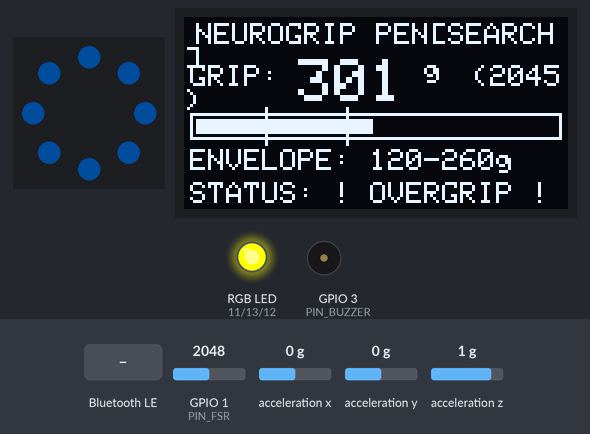
Simulated run of this sketch. Board: ESP32-S3. On the bench: 8 RGB LEDs in a ring, first at the top, clockwise, 128×64 one-colour display, an RGB LED mixed from three pins (HIGH = lit), buzzer (waves = sounding, pin HIGH). Wiring (inferred from the names in the program): MPU-6050 motion sensor at I2C address 0x68. The test bench sets the inputs (shaded band); at power-on: GPIO 1 (PIN_FSR) = 2048, acceleration x 0 g, acceleration y 0 g, acceleration z 1 g. Dim RGB values are drawn brighter than linear; nothing arrives over Bluetooth unless stated; a phone connects over Bluetooth LE 3 s after start; what the sketch prints to the serial monitor is not drawn.

Above: at 0.72 s.
1.3 s: GPIO 1 (PIN_FSR) set to 1831
At 1.57 s:
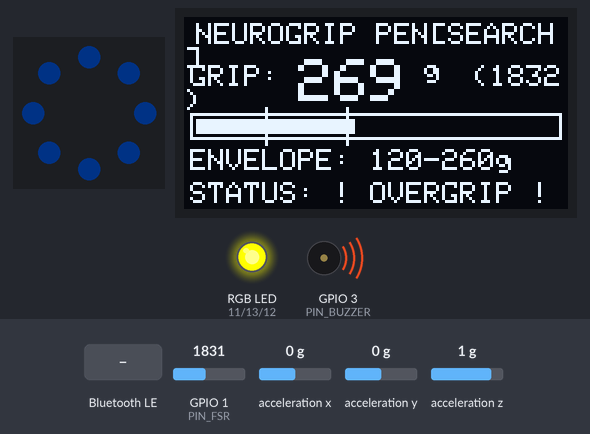
3.0 s: GPIO 1 (PIN_FSR) set to 1722
At 3.8 s:
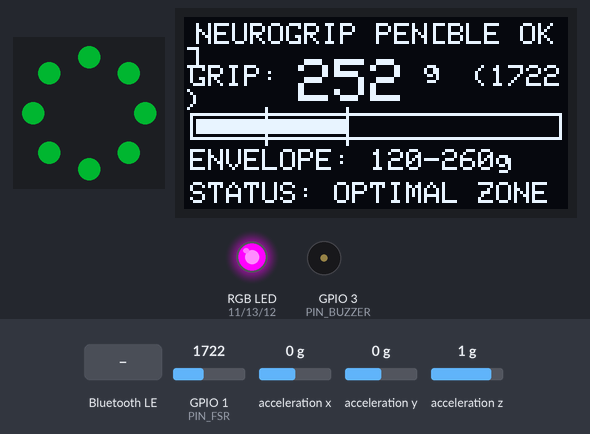
4.7 s: GPIO 1 (PIN_FSR) set to 2866
At 5.12 s:
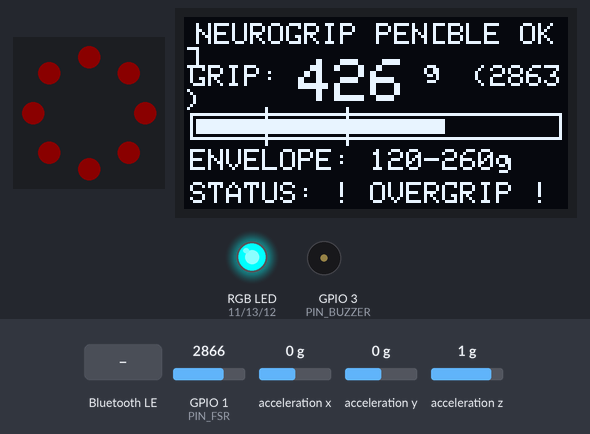
6.4 s: GPIO 1 (PIN_FSR) set to 122
At 7.7 s:
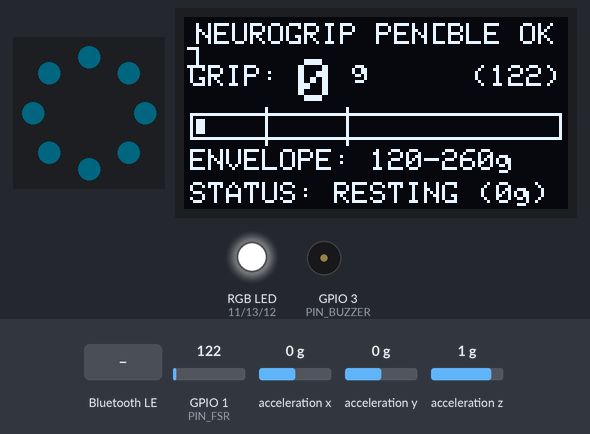
8.3 s: GPIO 1 (PIN_FSR) set to 840
At 9.1 s:
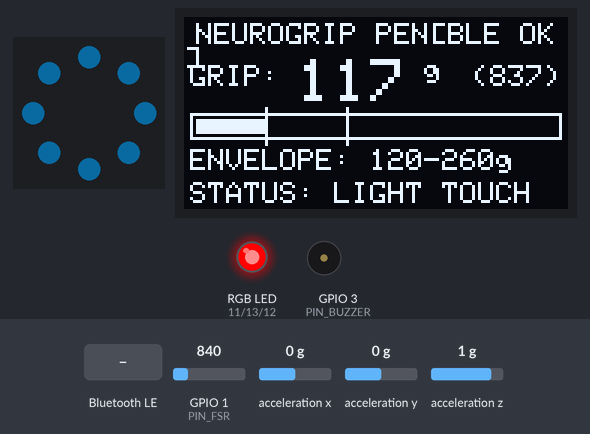
10.1 s: Bluetooth LE write "BUZZ:" received
At 10.6 s:
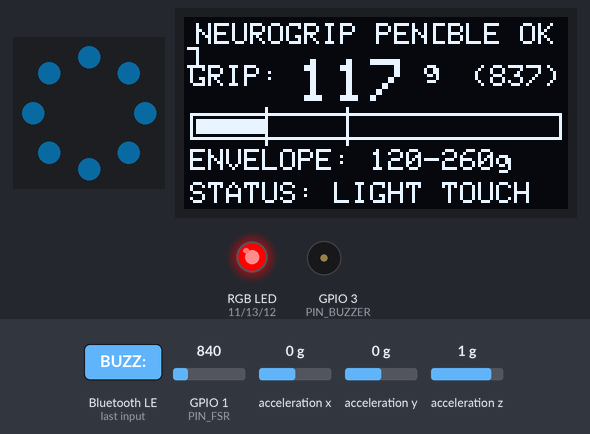
Timing chart, 0 to 12.7 s (numbered marks = the images above; inputs shaded):
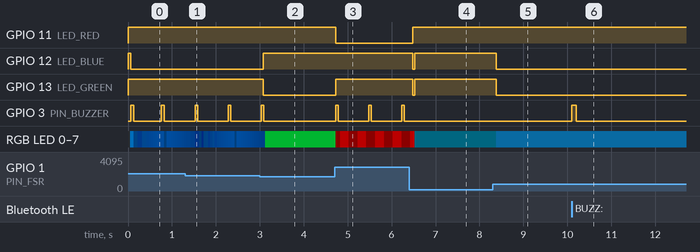

Measured:
- the behaviour switches between 1773 and 1772 on GPIO 1 (PIN_FSR) (found by bisection; images 1 and 2)
- after the input at 3.0 s, GPIO 11 (LED_RED): stays HIGH (without the input it goes to LOW after 0.08 s); GPIO 13 (LED_GREEN): HIGH → LOW after 0.08 s; GPIO 3 (PIN_BUZZER): goes on until 3.1 s, then stays LOW; the display: first differs from a run without the input after 0.13 s (image 2 shows a later state)
- after the input at 4.7 s, GPIO 11 (LED_RED): HIGH → LOW at once; GPIO 13 (LED_GREEN): LOW → HIGH at once; GPIO 3 (PIN_BUZZER): alternates HIGH for 0.05 s and LOW for 0.70 s, starting at once; RGB LED 0–7: RGB(0, 65, 17) → RGB(11, 0, 0) at once, then repeats every 0.40 s: RGB(75, 0, 0) 0.20 s, RGB(11, 0, 0) 0.20 s
- after the input at 6.4 s, GPIO 11 (LED_RED): LOW → HIGH after 0.08 s; GPIO 12 (LED_BLUE), GPIO 13 (LED_GREEN): HIGH → LOW after 0.08 s, → HIGH 0.05 s later; GPIO 3 (PIN_BUZZER): stops changing and stays LOW; the display: first differs from a run without the input after 0.13 s (image 4 shows a later state)
- after the input at 8.3 s, GPIO 12 (LED_BLUE), GPIO 13 (LED_GREEN): HIGH → LOW after 0.08 s; RGB LED 0–7: RGB(0, 4, 5) → RGB(2, 23, 35) after 0.08 s
- after the input at 10.1 s, GPIO 3 (PIN_BUZZER): LOW → HIGH at once, → LOW 0.10 s later
- by itself, GPIO 3 (PIN_BUZZER): alternates HIGH for 0.06 s and LOW for 0.70 s

The sketch:

NeuroGrip_Pen_BLE.ino
```cpp
/*
 * =====================================================================
 * NEUROGRIP SMART PEN - HIGH-PERFORMANCE FIRMWARE
 * Board: Seeed Studio XIAO nRF52840 Sense
 * Peripherals:
 *   - Interlink FSR 402 on Analog Pin A0 (12-bit ADC: 0 - 4095)
 *   - InvenSense MPU-6050 (GY-521) on I2C (SDA=D4, SCL=D5) @ 0x68
 *   - SSD1306 0.96" OLED Display on I2C (SDA=D4, SCL=D5) @ 0x3C
 *   - WS2812B 8-LED NeoPixel Ring on Digital Pin D1
 *   - Onboard Multi-Color RGB LED (Pins 12, 13, 14)
 *   - Tactile Haptic / Piezo Buzzer on D2 (mirrored to D0)
 * BLE Protocol:
 *   - Device Name: "NeuroGrip_Pen"
 *   - Service UUID: 19B10000-E8F2-537E-4F6C-D104768A1214
 *   - Data Char (Notify): 19B10001-E8F2-537E-4F6C-D104768A1214 (P:<fsr>,T:<tremor>)
 *   - Cmd Char (Write):   19B10002-E8F2-537E-4F6C-D104768A1214 (CMD:THRESH:<min>,<max>)
 *
 * Performance Architecture:
 *   - Non-blocking multi-rate scheduler (Sensor: 50Hz, BLE: 25Hz, OLED: 10Hz, RGB: 20Hz)
 *   - Zero blocking delay() calls; non-blocking millis() haptic timing
 *   - Continuous BLE.poll() for zero-latency bidirectional transmission
 *   - Fast 400 kHz I2C clock
 * =====================================================================
 */

#include <ArduinoBLE.h>
#include <Wire.h>
#include <Adafruit_GFX.h>
#include <Adafruit_SSD1306.h>
#include <Adafruit_NeoPixel.h>

// Hardware Pin Definitions
#define PIN_FSR           A0
#define PIN_BUZZER        D2
#define RING_PIN          D1
#define NUM_PIXELS        8

#ifndef LED_RED
#define LED_RED           11
#endif
#ifndef LED_GREEN
#define LED_GREEN         13
#endif
#ifndef LED_BLUE
#define LED_BLUE          12
#endif

// I2C Addresses
#define MPU6050_ADDR      0x68
#define OLED_ADDR         0x3C
#define SCREEN_WIDTH      128
#define SCREEN_HEIGHT     64
#define OLED_RESET        -1

// Peripheral Objects
Adafruit_SSD1306 display(SCREEN_WIDTH, SCREEN_HEIGHT, &Wire, OLED_RESET);
Adafruit_NeoPixel ring(NUM_PIXELS, RING_PIN, NEO_GRB + NEO_KHZ800);

bool oledAvailable = false;
bool mpuAvailable = false;

// BLE Service & Characteristics
#define BLE_SERVICE_UUID    "19B10000-E8F2-537E-4F6C-D104768A1214"
#define BLE_DATA_CHAR_UUID  "19B10001-E8F2-537E-4F6C-D104768A1214"
#define BLE_CMD_CHAR_UUID   "19B10002-E8F2-537E-4F6C-D104768A1214"

BLEService neuroGripService(BLE_SERVICE_UUID);
BLEStringCharacteristic dataChar(BLE_DATA_CHAR_UUID, BLERead | BLENotify, 64);
BLEStringCharacteristic cmdChar(BLE_CMD_CHAR_UUID, BLEWrite, 32);

// Filter & Sensor Variables
int rawFSR = 0;
int filteredFSR = 0;
int16_t ax = 0, ay = 0, az = 0;
int16_t gx = 0, gy = 0, gz = 0;
int prevAx = 0, prevAy = 0, prevAz = 0;
int tremorMagnitude = 0;
const int TREMOR_ALERT_THRESHOLD = 5000;

// Dynamic Personalized Threshold Limits (Configurable via BLE from companion app)
int minPinchGrams = 120;          // Default lower safe pinch limit in grams
int maxPinchGrams = 260;          // Default upper safe pinch limit in grams
int minPinchAdcThreshold = 800;   // Corresponding 12-bit ADC threshold
int maxPinchAdcThreshold = 3400;  // Corresponding 12-bit ADC threshold

inline int gramsToAdc(int g) {
  if (g <= 20) return 200;
  long adc = 200 + ((long)(g - 20) * (4000 - 200)) / (600 - 20);
  return (int)constrain(adc, 200, 4000);
}

inline int adcToGrams(int adc) {
  if (adc <= 200) return 0;
  long g = 20 + ((long)(adc - 200) * (600 - 20)) / (4000 - 200);
  return (int)constrain(g, 0, 850);
}

// Non-blocking Timing Variables
unsigned long now = 0;
unsigned long lastSensorSampleTime = 0;
const unsigned long SENSOR_INTERVAL_MS = 10; // 100 Hz high-speed sensor sampling

unsigned long lastBleSendTime = 0;
const unsigned long BLE_SEND_INTERVAL_MS = 12; // ~83 Hz ultra-fast millisecond BLE streaming

unsigned long lastOledUpdateTime = 0;
const unsigned long OLED_INTERVAL_MS = 100; // 10 Hz smooth visual refresh

unsigned long lastRgbUpdateTime = 0;
const unsigned long RGB_INTERVAL_MS = 50; // 20 Hz lighting animation

// Non-blocking Buzzer / Haptics State Machine
unsigned long buzzerOffTime = 0;
unsigned long lastHapticAlertTime = 0;
const unsigned long HAPTIC_COOLDOWN_MS = 750;

// Pulse / Breathing Animation Phase
uint8_t animPhase = 0;

void triggerBuzzerNonBlocking(int durationMs) {
  digitalWrite(PIN_BUZZER, HIGH);
  buzzerOffTime = millis() + durationMs;
}

void updateBuzzerState() {
  if (buzzerOffTime > 0 && millis() >= buzzerOffTime) {
    digitalWrite(PIN_BUZZER, LOW);
    buzzerOffTime = 0;
  }
}

// Onboard RGB LED helper (active low on XIAO nRF52840)
void setOnboardRGB(bool r, bool g, bool b) {
  digitalWrite(LED_RED, r ? LOW : HIGH);
  digitalWrite(LED_GREEN, g ? LOW : HIGH);
  digitalWrite(LED_BLUE, b ? LOW : HIGH);
}

void setupMPU6050() {
  Wire.beginTransmission(MPU6050_ADDR);
  Wire.write(0x6B); // PWR_MGMT_1 register
  Wire.write(0x00); // Wake up MPU-6050
  byte err = Wire.endTransmission(true);
  mpuAvailable = (err == 0);
  if (mpuAvailable) {
    Serial.println("[OK] MPU-6050 IMU initialized.");
  } else {
    Serial.println("[WARN] MPU-6050 not responding; continuing without IMU.");
  }
}

void readMPU6050() {
  if (!mpuAvailable) {
    tremorMagnitude = 0;
    return;
  }

  Wire.beginTransmission(MPU6050_ADDR);
  Wire.write(0x3B); // Accelerometer register start
  if (Wire.endTransmission(false) != 0) return;

  if (Wire.requestFrom((uint8_t)MPU6050_ADDR, (size_t)6, true) == 6) {
    ax = (Wire.read() << 8) | Wire.read();
    ay = (Wire.read() << 8) | Wire.read();
    az = (Wire.read() << 8) | Wire.read();

    // High-pass differential vector magnitude for involuntary tremor
    int dX = abs(ax - prevAx);
    int dY = abs(ay - prevAy);
    int dZ = abs(az - prevAz);
    int instantTremor = (int)(sqrt((long)dX * dX + (long)dY * dY + (long)dZ * dZ));

    // Smooth tremor with EWMA filter
    tremorMagnitude = (tremorMagnitude * 3 + instantTremor) / 4;

    prevAx = ax;
    prevAy = ay;
    prevAz = az;
  }
}

void updateOLED(bool bleConnected) {
  if (!oledAvailable) return;

  display.clearDisplay();

  // 1. Header Line: Device Title & Connection Indicator
  display.setTextColor(SSD1306_WHITE);
  display.setTextSize(1);
  display.setCursor(4, 2);
  display.print("NEUROGRIP PEN");

  display.setCursor(82, 2);
  if (bleConnected) {
    display.print("[BLE OK]");
  } else {
    display.print("[SEARCH]");
  }

  // 2. Real-Time Force Readout
  display.setTextColor(SSD1306_WHITE);
  display.setTextSize(1);
  display.setCursor(2, 16);
  display.print("GRIP: ");

  // Simple approx grams for on-screen read (assuming calibrated curve)
  int displayGrams = 0;
  if (filteredFSR > 200) {
    displayGrams = (int)map(filteredFSR, 200, 4000, 20, 600);
  }
  display.setTextSize(2);
  display.setCursor(38, 14);
  display.print(displayGrams);
  display.setTextSize(1);
  display.print(" g");

  display.setCursor(96, 16);
  display.print("(");
  display.print(filteredFSR);
  display.print(")");

  // 3. Dynamic Progress / Envelope Bar
  display.drawRect(2, 32, 124, 9, SSD1306_WHITE);

  // Fill current force
  int fillWidth = map(constrain(filteredFSR, 0, 4095), 0, 4095, 0, 120);
  if (fillWidth > 0) {
    display.fillRect(4, 34, fillWidth, 5, SSD1306_WHITE);
  }

  // Draw personalized safe window tick marks
  int minTick = map(constrain(minPinchAdcThreshold, 0, 4095), 0, 4095, 2, 124);
  int maxTick = map(constrain(maxPinchAdcThreshold, 0, 4095), 0, 4095, 2, 124);
  display.drawLine(minTick, 30, minTick, 42, SSD1306_WHITE);
  display.drawLine(maxTick, 30, maxTick, 42, SSD1306_WHITE);

  // 4. Personalized Limits Display in Grams
  display.setCursor(2, 44);
  display.print("ENVELOPE: ");
  display.print(minPinchGrams);
  display.print("-");
  display.print(maxPinchGrams);
  display.print("g");

  // 5. Biofeedback Status Line
  display.setCursor(2, 55);
  if (filteredFSR > maxPinchAdcThreshold) {
    display.print("STATUS: ! OVERGRIP !");
  } else if (filteredFSR >= minPinchAdcThreshold) {
    display.print("STATUS: OPTIMAL ZONE");
  } else if (filteredFSR > 200) {
    display.print("STATUS: LIGHT TOUCH");
  } else {
    display.print("STATUS: RESTING (0g)");
  }

  display.display();
}

void updateRGB(bool bleConnected) {
  animPhase = (animPhase + 8) & 255;

  if (!bleConnected) {
    // BLE Advertising / Searching: Gentle pulsing Cyan/Blue breathing
    uint8_t brightness = (animPhase > 128) ? (255 - animPhase) * 2 : animPhase * 2;
    uint8_t scaledB = map(brightness, 0, 255, 15, 120);
    for (int i = 0; i < NUM_PIXELS; i++) {
      ring.setPixelColor(i, ring.Color(0, scaledB / 2, scaledB));
    }
    ring.show();
    setOnboardRGB(false, false, true); // Blue on
    return;
  }

  // BLE Connected Biofeedback States:
  if (filteredFSR > maxPinchAdcThreshold) {
    // Excessive Pinch Force (> maxThreshold): Rapid pulsing Crimson Red Alert!
    uint8_t rVal = (animPhase % 64 < 32) ? 255 : 40;
    for (int i = 0; i < NUM_PIXELS; i++) {
      ring.setPixelColor(i, ring.Color(rVal, 0, 0));
    }
    ring.show();
    setOnboardRGB(true, false, false); // Bright Red
  } else if (filteredFSR >= minPinchAdcThreshold) {
    // Safe / Optimal Grip Zone: Soothing Solid Emerald Green
    for (int i = 0; i < NUM_PIXELS; i++) {
      ring.setPixelColor(i, ring.Color(0, 220, 60));
    }
    ring.show();
    setOnboardRGB(false, true, false); // Green
  } else if (filteredFSR > (minPinchAdcThreshold / 2)) {
    // Light contact / approaching safe zone: Soft Cyan / Amber
    for (int i = 0; i < NUM_PIXELS; i++) {
      ring.setPixelColor(i, ring.Color(10, 80, 120));
    }
    ring.show();
    setOnboardRGB(false, true, true); // Cyan
  } else {
    // Resting (Pen idle or lifted): Soft dim teal
    for (int i = 0; i < NUM_PIXELS; i++) {
      ring.setPixelColor(i, ring.Color(0, 15, 20));
    }
    ring.show();
    setOnboardRGB(false, false, false); // Off
  }
}

void handleIncomingBleCommands() {
  if (cmdChar.written()) {
    String cmd = cmdChar.value();
    Serial.print("[BLE CMD RX] ");
    Serial.println(cmd);

    if (cmd.startsWith("BUZZ:")) {
      int dur = cmd.substring(5).toInt();
      triggerBuzzerNonBlocking(dur > 0 ? dur : 100);
    } else if (cmd.startsWith("CMD:THRESH:") || cmd.startsWith("SET:LIMIT:") || cmd.startsWith("CMD:GRAMS:")) {
      int colonIdx = cmd.lastIndexOf(':');
      String valStr = cmd.substring(colonIdx + 1);
      int commaIdx = valStr.indexOf(',');
      int newMin = 0, newMax = 0;
      if (commaIdx > 0) {
        newMin = valStr.substring(0, commaIdx).toInt();
        newMax = valStr.substring(commaIdx + 1).toInt();
      } else {
        newMax = valStr.toInt();
      }

      // If incoming values are in grams (<= 850g)
      if (newMax > 0 && newMax <= 850) {
        if (newMin > 0 && newMin < newMax) {
          minPinchGrams = newMin;
        }
        maxPinchGrams = newMax;
        minPinchAdcThreshold = gramsToAdc(minPinchGrams);
        maxPinchAdcThreshold = gramsToAdc(maxPinchGrams);
      } else if (newMax > 850) {
        // Incoming values are in raw ADC counts
        if (newMin > 0) minPinchAdcThreshold = newMin;
        maxPinchAdcThreshold = newMax;
        minPinchGrams = adcToGrams(minPinchAdcThreshold);
        maxPinchGrams = adcToGrams(maxPinchAdcThreshold);
      }

      // Haptic confirmation chirp
      triggerBuzzerNonBlocking(60);
      char logBuf[96];
      snprintf(logBuf, sizeof(logBuf), "[OK] Personalized Limits Synced: %d-%dg (ADC: %d-%d)\r\n",
               minPinchGrams, maxPinchGrams, minPinchAdcThreshold, maxPinchAdcThreshold);
      Serial.print(logBuf);
    }
  }
}

void setup() {
  Serial.begin(115200);

  // Buzzer output
  pinMode(PIN_BUZZER, OUTPUT);
  digitalWrite(PIN_BUZZER, LOW);

  // Onboard RGB outputs
  pinMode(LED_RED, OUTPUT);
  pinMode(LED_GREEN, OUTPUT);
  pinMode(LED_BLUE, OUTPUT);
  setOnboardRGB(false, false, false);

  // Initialize Fast 400kHz I2C Bus
  Wire.begin();
  Wire.setClock(400000);

  // Initialize WS2812B RGB Ring
  ring.begin();
  ring.setBrightness(75);
  for (int i = 0; i < NUM_PIXELS; i++) {
    ring.setPixelColor(i, ring.Color(0, 150, 255)); // Initial Cyan test
  }
  ring.show();

  // Initialize SSD1306 OLED Display
  if (display.begin(SSD1306_SWITCHCAPVCC, OLED_ADDR)) {
    oledAvailable = true;
    display.clearDisplay();
    display.setTextColor(SSD1306_WHITE);
    display.setTextSize(1);
    display.setCursor(16, 12);
    display.println("NEUROGRIP PEN");
    display.setCursor(20, 28);
    display.println("SYSTEM READY");
    display.setCursor(14, 44);
    display.println("FAST 25Hz BLE");
    display.display();
    Serial.println("[OK] SSD1306 OLED initialized @ 0x3C");
  }

  // Initialize MPU-6050 IMU
  setupMPU6050();

  // Initialize BLE Stack
  if (!BLE.begin()) {
    Serial.println("[ERR] Failed to start BLE radio!");
    while (1);
  }

  BLE.setLocalName("NeuroGrip_Pen");
  BLE.setAdvertisedService(neuroGripService);
  neuroGripService.addCharacteristic(dataChar);
  neuroGripService.addCharacteristic(cmdChar);
  BLE.addService(neuroGripService);

  // Initialize baseline personalized threshold limits
  minPinchAdcThreshold = gramsToAdc(minPinchGrams);
  maxPinchAdcThreshold = gramsToAdc(maxPinchGrams);

  // Fast connection interval negotiation (7.5ms to 12.5ms ultra-low latency)
  BLE.setConnectionInterval(6, 10);

  BLE.advertise();
  char advBuf[96];
  snprintf(advBuf, sizeof(advBuf), "[OK] NeuroGrip Pen Active & Fast Advertising. Envelope: %d-%dg (ADC: %d-%d)\r\n",
           minPinchGrams, maxPinchGrams, minPinchAdcThreshold, maxPinchAdcThreshold);
  Serial.print(advBuf);

  // Startup confirmation chirp
  triggerBuzzerNonBlocking(70);
}

void loop() {
  now = millis();

  // Service BLE stack continuously on EVERY iteration
  BLE.poll();

  // Update non-blocking buzzer/haptic timer
  updateBuzzerState();

  BLEDevice central = BLE.central();
  bool isConnected = central && central.connected();

  // 1. HIGH-SPEED SENSOR ACQUISITION (50 Hz / 20 ms)
  if (now - lastSensorSampleTime >= SENSOR_INTERVAL_MS) {
    lastSensorSampleTime = now;

    // Read FSR and smooth with EWMA filter (alpha = 0.25)
    rawFSR = analogRead(PIN_FSR);
    filteredFSR = (filteredFSR * 3 + rawFSR) / 4;

    // Read MPU-6050 IMU
    readMPU6050();

    // Local Real-Time Haptic Biofeedback on Overgrip (> maxPinchAdcThreshold)
    if (filteredFSR > maxPinchAdcThreshold) {
      if (now - lastHapticAlertTime >= HAPTIC_COOLDOWN_MS) {
        lastHapticAlertTime = now;
        triggerBuzzerNonBlocking(55); // Crisp 55ms haptic pulse
      }
    }
  }

  // 2. ULTRA-FAST BLE TRANSMISSION (25 Hz / 40 ms)
  // Perfectly matches BLE connection intervals to eliminate packet backlog & delay
  if (isConnected) {
    handleIncomingBleCommands();

    if (now - lastBleSendTime >= BLE_SEND_INTERVAL_MS) {
      lastBleSendTime = now;

      char buffer[36];
      int gVal = adcToGrams(filteredFSR);
      snprintf(buffer, sizeof(buffer), "P:%d,G:%d,T:%d", filteredFSR, gVal, tremorMagnitude);
      dataChar.writeValue(buffer);
    }
  }

  // 3. NON-BLOCKING RGB RING BIOFEEDBACK (20 Hz / 50 ms)
  if (now - lastRgbUpdateTime >= RGB_INTERVAL_MS) {
    lastRgbUpdateTime = now;
    updateRGB(isConnected);
  }

  // 4. NON-BLOCKING OLED DISPLAY REFRESH (10 Hz / 100 ms)
  if (now - lastOledUpdateTime >= OLED_INTERVAL_MS) {
    lastOledUpdateTime = now;
    updateOLED(isConnected);
  }
}
```
